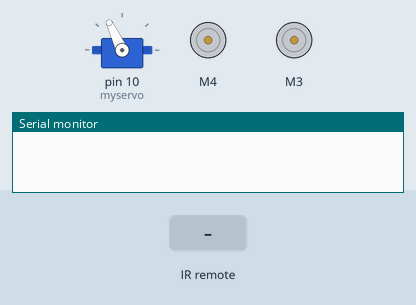
A sketch run on a simulated Arduino Uno, built with avr-gcc and run on an emulated ATmega328P. On the bench: servo, 2 × DC motor (green arrow = forward, orange = backward, longer = faster), the last lines printed to the serial monitor. The test bench sets the inputs (shaded band).

Above: at 1.2 s.
1.3 s: infrared code 0xFF18E7 received
At 2.2 s:
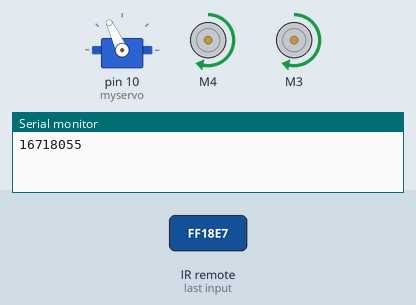
4.3 s: infrared code 0xFF4AB5 received
At 5.5 s:
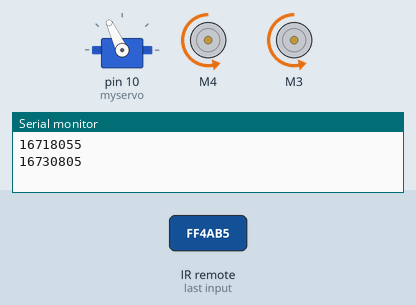
7.3 s: infrared code 0xFF10EF received
At 7.9 s:
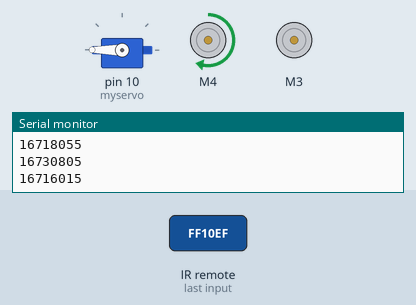
9.6 s: infrared code 0xFF5AA5 received
At 10.2 s:
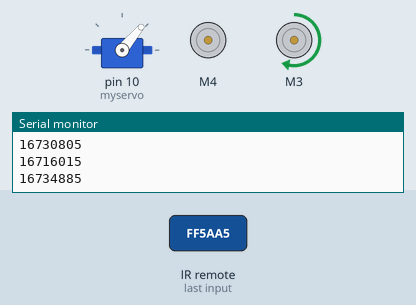
Timing chart, 0 to 12.6 s (numbered marks = the images above; inputs shaded):
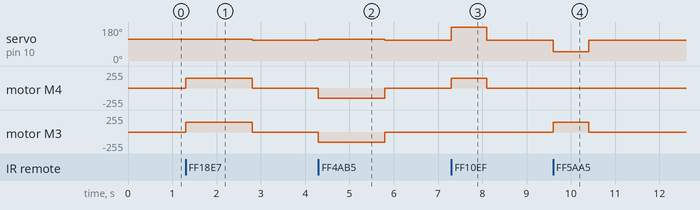

The sketch:

IR-remote-control-mode.ino
```cpp
//Arduino IR Remote Control Car

//Before uploading the code you have to install the necessary library
//AFMotor Library https://github.com/Super44day/2WD-Arduino-Car
//IRremote Library https://github.com/Super44day/2WD-Arduino-Car

// To Install the libraries go to sketch >> Include Library >> Add .ZIP File >> Select the Downloaded ZIP files From the Above links //


#include <AFMotor.h>
#include <IRremote.h>
#include <Servo.h>

Servo myservo;   //Create servo instance

int RECV_PIN = 2; //Define input pin of IR Receiver
IRrecv irrecv(RECV_PIN);
decode_results results;

AF_DCMotor motorL(3);//Left Wheel Connected with M3
AF_DCMotor motorR(4);//Right whell connnected with M4


void setup() {
  Serial.begin(9600);
  irrecv.enableIRIn();

  myservo.attach(10);
  myservo.write(115); //Adjust the servo to look forward

  motorR.setSpeed(150);
  motorL.setSpeed(150);// Set speed of 2 wheel,range from 0~255

  motorL.run(RELEASE);
  motorR.run(RELEASE);

}

void loop(){
  if (irrecv.decode(&results))
  {
    Serial.println(results.value);//Print the encoding number of different keys on Serial monitor
    switch(results.value){
      case 16718055: {move_ahead();delay(1500);stop();break; }// 16718055 corresponds to the forward key, move adead for 1.5s and stop
      case 16730805: {move_backwards();delay(1500);stop();break; }   // 16730805 corresponds to the backward key
      case 16716015: {turn_left();delay(800);stop();break; }   // 16716015 corresponds to the left key
      case 16734885: {turn_right();delay(800);stop();break; }   // 16734885 corresponds to the right key
      case 16726215: {stop(); break;}   //16726215 corresponds to the ok key
    }// you can add more branches for different instruction
    irrecv.resume(); //Accept the next encoding
  }
}


void move_ahead(){
    myservo.write(115); //looking forward
    motorR.run(FORWARD); //Two Wheel Move forward
    motorL.run(FORWARD);
}


void move_backwards(){
    myservo.write(115); //looking forward

    motorR.run(BACKWARD);
    motorL.run(BACKWARD);//Two Wheel Move backward
}

void turn_left(){
    myservo.write(180); //looking left

    motorR.run(FORWARD);//Only right wheel move forward
}


void turn_right(){
  myservo.write(50); //looking right

  motorL.run(FORWARD);//Only left wheel move forward
}

void stop(){
  myservo.write(110); //looking forward

  motorL.run(RELEASE); // Two wheel stop moving
  motorR.run(RELEASE);
}
```

Measured:
- after the input at 1.3 s, servo on pin 10 (myservo): 115° → 110° after 1.5 s; motor M4, motor M3: stopped → forward 150/255 at once, → stopped 1.5 s later
- after the input at 4.3 s, servo on pin 10 (myservo): 110° → 115° at once, → 110° 1.5 s later; motor M4, motor M3: stopped → backward 150/255 at once, → stopped 1.5 s later
- after the input at 7.3 s, servo on pin 10 (myservo): 110° → 180° at once, → 110° 0.80 s later; motor M4: stopped → forward 150/255 at once, → stopped 0.80 s later
- after the input at 9.6 s, servo on pin 10 (myservo): 110° → 50° at once, → 110° 0.80 s later; motor M3: stopped → forward 150/255 at once, → stopped 0.80 s later
